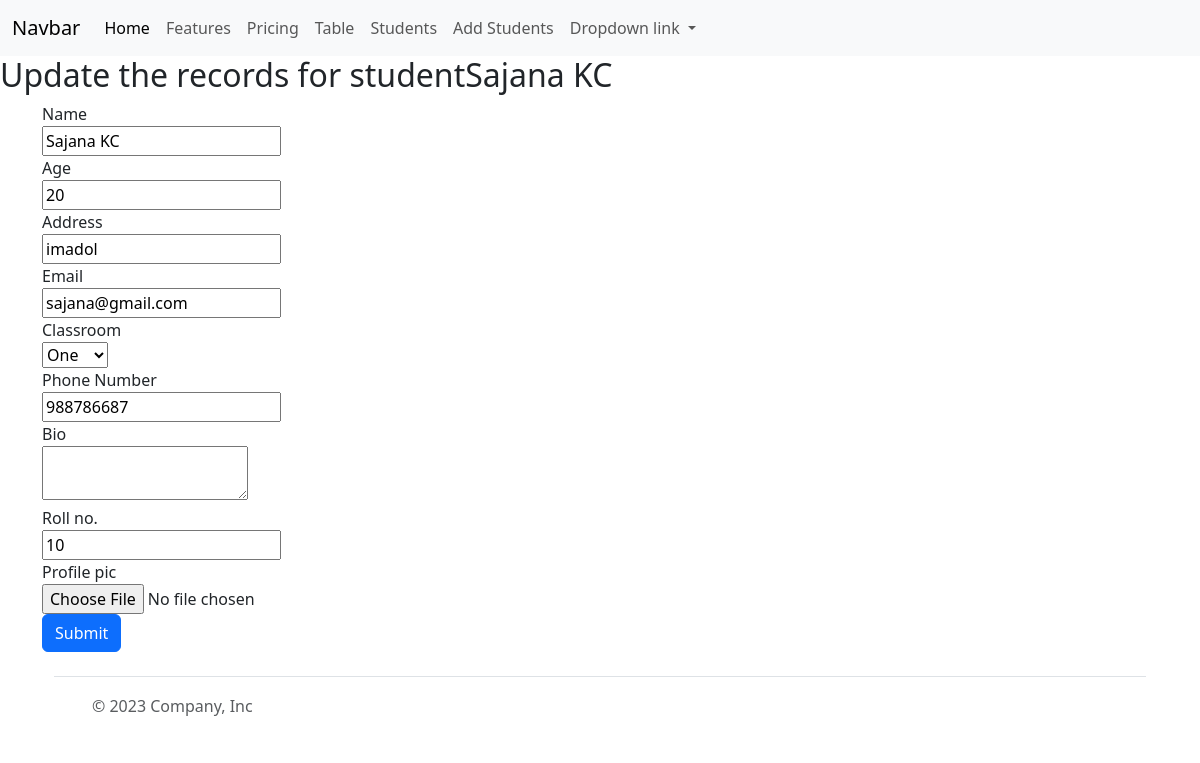
The app's page /crud/update-student/1, older data.
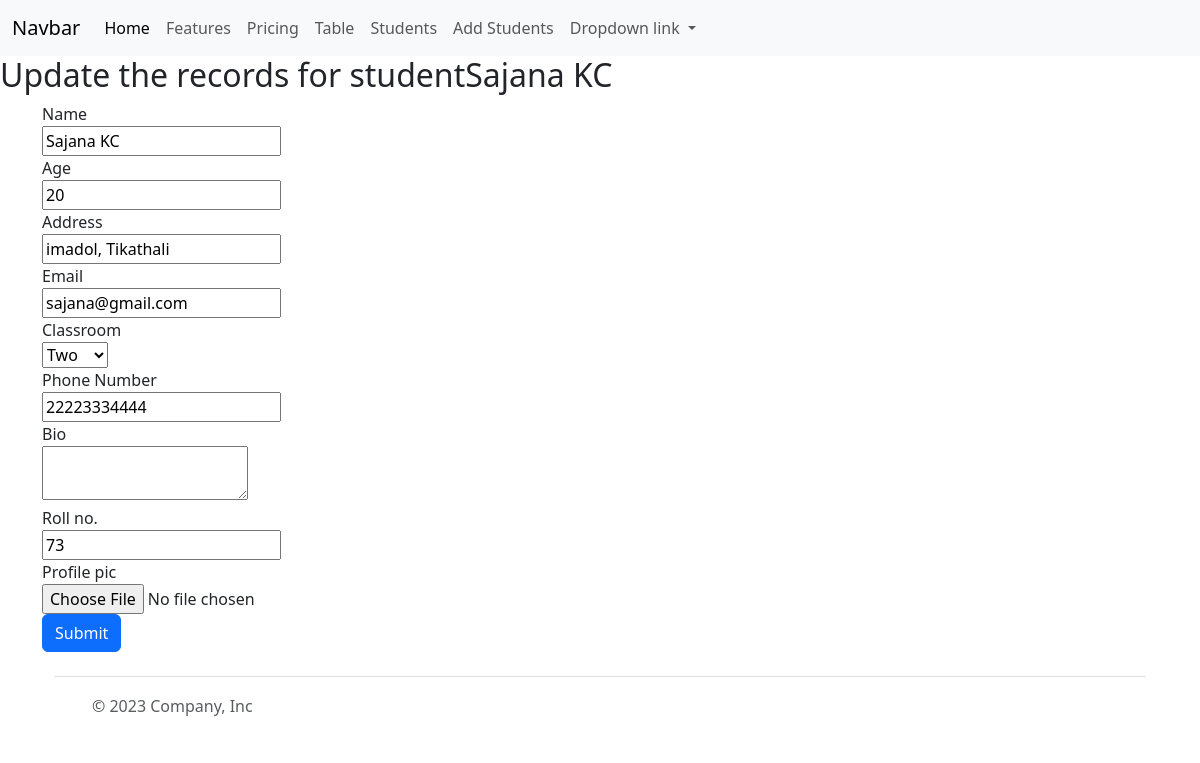
The same page, newer data.
### myapp/models.py (models this page shows, shortened)
class StudentProfile(models.Model):
    student=models.OneToOneField(Student,on_delete=models.CASCADE)
    phone=models.CharField(max_length=14)
    roll_no=models.IntegerField(unique=True)
    bio=models.TextField(max_length=500)
    profile_pic=models.FileField(null=True, blank=True,upload_to="profile_pics")

class Student(models.Model):
    name=models.CharField(max_length=50)
    age=models.IntegerField()
    address=models.CharField(max_length=50)
    email=models.EmailField(max_length=50)
    classroom=models.ForeignKey(ClassRoom,on_delete=models.CASCADE,related_name="classroom_students",null=True,blank=True)

class ClassRoom(models.Model):
    class_name =models.CharField(max_length=20)

### forms/views.py (the view, shortened to what this page needs)
# urls.py: path("update-student/<int:id>",student_update,name='update_student'),
def student_update(request,id):
    classrooms=ClassRoom.objects.all()
    student=StudentProfile.objects.get(id=id)
    context={'student':student,
             'classrooms':classrooms}
    return render(request,'forms/update_details.html',context=context)

### templates/forms/update_details.html (shortened to what this page needs)
{% extends 'base.html' %}
{% block content %}
<h2>Update the records for student{{ student.student.name }}</h2>
<div class="container" >
<form action="{% url 'update_student' student.id %}" method="post" enctype='multipart/form-data'>
    <label for="name">Name</label><br>
    <input type="text" name='stdname' value="{{ student.student.name }}">
    <br>
    <label for="name">Age</label><br>
    <input type="number" name='stdage' value="{{ student.student.age }}"> <br>
    <label for="name">Address</label><br>
    <input type="text" name='stdaddress' value="{{ student.student.address }}"> <br>
    <label for="name">Email</label><br>
    <input type="email" name='stdemail' value="{{ student.student.email }}"> <br>
    <label for="classroom">Classroom</label> <br>
    <select name="classselect" id="">
        <option selected value={{ student.student.classroom_id }}> {{ student.student.classroom.class_name }}</option>
    </select><br>
    <label for="name">Phone Number</label><br>
    <input type="text" name='sphone' value="{{ student.phone }}"> <br>
    <label for="name">Bio</label><br>
    <textarea name='sbio' placeholder="bio"> </textarea> <br>
    <label for="name">Roll no.</label><br>
    <input type="number" name='sroll' value="{{ student.roll_no }}"> <br>
    <label for="name">Profile pic</label><br>
    <input type="file" name='spic'> <br>
    <button type="submit" class="btn btn-primary">Submit</button>
</form>
{% endblock content %}

Row changes from the older to the newer data that the page shows:
changed StudentProfile "Sajana KC": stdaddress "imadol" → "imadol, Tikathali"; classselect "One" → "Two"; sphone "988786687" → "22223334444"; sroll "10" → "73"
